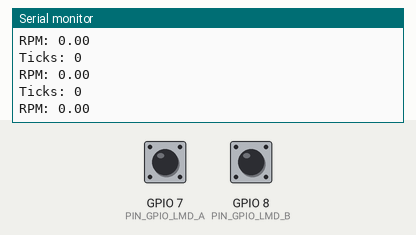
Simulated run of this program. Board: ESP32-S3. On the bench: the last lines printed to the serial monitor. The inputs (shaded band) are chosen by the test bench; at power-on: GPIO 7 (PIN_GPIO_LMD_A) HIGH, GPIO 8 (PIN_GPIO_LMD_B) HIGH.

Above: at 1.2 s.
1.3 s: GPIO 7 (PIN_GPIO_LMD_A) pulled LOW for 0.15 s
At 1.31 s:
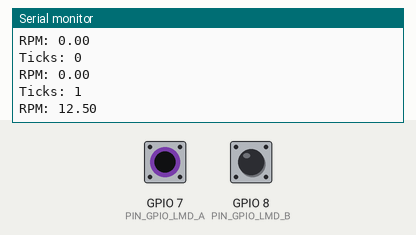
2.9 s: GPIO 8 (PIN_GPIO_LMD_B) pulled LOW for 0.15 s
At 2.91 s:
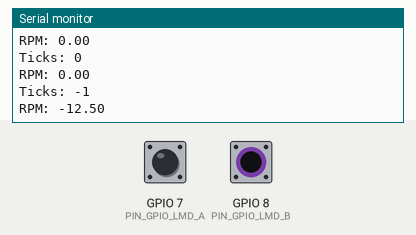
Timing chart, 0 to 5.9 s (numbered marks = the images above; inputs shaded):
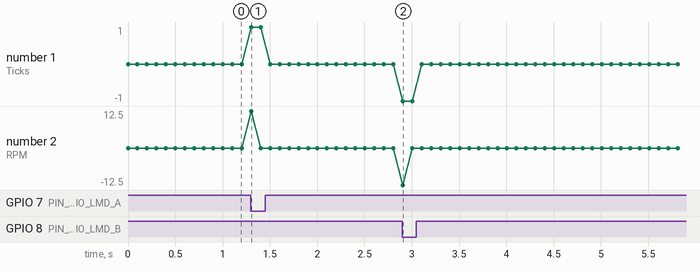

Measured:
- after the input at 1.3 s, the serial monitor: prints a new line at once (image 1)
- after the input at 2.9 s, the serial monitor: prints a new line at once (image 2)

The program:

main.cpp
```cpp
#include <Arduino.h>

//  -------------------- DRIVETRAIN  -----------------
// Rotary Encoders
constexpr int PIN_GPIO_LMD_A{7};
constexpr int PIN_GPIO_LMD_B{8};
constexpr int PIN_GPIO_RMD_A{9};
constexpr int PIN_GPIO_RMD_B{10};

constexpr int TICKS_PER_WHEEL_REV{static_cast<int>(96 * 2.5)};
constexpr int convertUsToMs{1000};
constexpr float RPMSToRPM{60000.0f};

constexpr unsigned long deBounceWindow(
    250); // us debounce. 8300us per tick at 100rpm. so 4x longer
constexpr TickType_t encoderTaskPeriodMs{
    20}; // how often the RPM state will update

const int8_t quadratureTable[16] = {0,  -1, +1, 0,  +1, 0,  0,  -1,
                                    -1, 0,  0,  +1, 0,  +1, -1, 0};

volatile long tickCount{0L};
volatile uint8_t lastState{0};
volatile unsigned long lastValidEdgeMicro{0};

void IRAM_ATTR encoderISR() {
  uint8_t a = digitalRead(PIN_GPIO_LMD_A);
  uint8_t b = digitalRead(PIN_GPIO_LMD_B);
  uint8_t currentState{(a << 1) | b};

  uint8_t index{(lastState << 2) | currentState};
  int8_t direction{quadratureTable[index]};

  lastState = currentState;

  if (direction == 0) {
    return;
  }

  unsigned long now{micros()};

  if (now - lastValidEdgeMicro < deBounceWindow) {
    return;
  }

  tickCount += direction;
  lastValidEdgeMicro = now;
}

float currentRPM{0.0f};
SemaphoreHandle_t rpmMutex;

void encoderTask(void *pvParameters) {
  unsigned long lastCalcMicros{micros()};
  long lastTickSnapshot{tickCount};

  for (;;) {
    vTaskDelay(pdMS_TO_TICKS(encoderTaskPeriodMs));

    unsigned long now{micros()};
    unsigned long elapsedUs{now - lastCalcMicros};

    long currentTicks{tickCount};
    long deltaTicks{currentTicks - lastTickSnapshot};

    float revsPerMs{(float)deltaTicks / TICKS_PER_WHEEL_REV / elapsedUs *
                    convertUsToMs};
    float rpm {revsPerMs * RPMSToRPM};

    if (xSemaphoreTake(rpmMutex, portMAX_DELAY) == pdTRUE) {
      currentRPM = rpm;
      xSemaphoreGive(rpmMutex);
    }

    lastCalcMicros = now;
    lastTickSnapshot = currentTicks;
  }
}
float getEncoderRpm() {
  float result{0.0f};

  if (xSemaphoreTake(rpmMutex, portMAX_DELAY) == pdTRUE) {
    result = currentRPM;
    xSemaphoreGive(rpmMutex);
  }

  return result;
}

long getEncoderTicks() { return tickCount; }

void setup() {
  Serial.begin(115200);

  pinMode(PIN_GPIO_LMD_A, INPUT_PULLUP);
  pinMode(PIN_GPIO_LMD_B, INPUT_PULLUP);

  uint8_t a{digitalRead(PIN_GPIO_LMD_A)};
  uint8_t b{digitalRead(PIN_GPIO_LMD_B)};

  lastState = (a << 1) | b;

  attachInterrupt(digitalPinToInterrupt(PIN_GPIO_LMD_A), encoderISR, CHANGE);
  attachInterrupt(digitalPinToInterrupt(PIN_GPIO_LMD_B), encoderISR, CHANGE);

  rpmMutex = xSemaphoreCreateMutex();

  xTaskCreatePinnedToCore(encoderTask, "encoder Task", 4096, nullptr, 1,
                          nullptr, 0);
}

void loop() {
  Serial.print("Ticks: ");
  Serial.println(getEncoderTicks());
  Serial.print("RPM: ");
  Serial.println(getEncoderRpm());

  delay(100);
}


// #include <Arduino.h>

// constexpr int PIN_GPIO_LMD_A{7};
// constexpr int PIN_GPIO_LMD_B{8};

// constexpr int TICKS_PER_REV{96 * 3};
// constexpr float RPMSToRPM{60000.0f};

// const int8_t quadratureTable[16] = {0,  -1, +1, 0,  +1, 0,  0,  -1,
//                                      -1, 0,  0,  +1, 0,  +1, -1, 0};

// volatile long tickCount{0L};
// volatile uint8_t lastState{0};

// void IRAM_ATTR encoderISR() {
//     uint8_t a = digitalRead(PIN_GPIO_LMD_A);
//     uint8_t b = digitalRead(PIN_GPIO_LMD_B);
//     uint8_t currentState{(a << 1) | b};

//     uint8_t index{(lastState << 2) | currentState};
//     tickCount += quadratureTable[index];

//     lastState = currentState;
// }

// void setup() {
//     Serial.begin(115200);

//     pinMode(PIN_GPIO_LMD_A, INPUT_PULLUP);
//     pinMode(PIN_GPIO_LMD_B, INPUT_PULLUP);

//     uint8_t a{digitalRead(PIN_GPIO_LMD_A)};
//     uint8_t b{digitalRead(PIN_GPIO_LMD_B)};
//     lastState = (a << 1) | b;

//     attachInterrupt(digitalPinToInterrupt(PIN_GPIO_LMD_A), encoderISR, CHANGE);
//     attachInterrupt(digitalPinToInterrupt(PIN_GPIO_LMD_B), encoderISR, CHANGE);
// }

// unsigned long lastCalcMicros{0};
// long lastTickSnapshot{0};

// void loop() {
//     unsigned long now = micros();
//     unsigned long elapsedUs = now - lastCalcMicros;

//     long currentTicks = tickCount;
//     long deltaTicks = currentTicks - lastTickSnapshot;

//     float revsPerUs = (float)deltaTicks / TICKS_PER_REV / elapsedUs;
//     float rpm = revsPerUs * 60000000.0f;  // convert revs/us to revs/min

//     lastCalcMicros = now;
//     lastTickSnapshot = currentTicks;

//     Serial.print("Ticks: ");
//     Serial.print(currentTicks);
//     Serial.print("  RPM: ");
//     Serial.println(rpm);

//     delay(100);
// }
```
